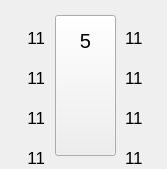
      <widget class="QWidget" name="widget_dispen_5" native="true">
       <property name="geometry">
        <rect>
         <x>669</x>
         <y>7</y>
         <width>167</width>
         <height>169</height>
        </rect>
       </property>
       <property name="minimumSize">
        <size>
         <width>0</width>
         <height>0</height>
        </size>
       </property>
       <property name="font">
        <font>
         <stylestrategy>PreferAntialias</stylestrategy>
        </font>
       </property>
       <widget class="QLabel" name="label_gun_5_2">
        <property name="geometry">
         <rect>
          <x>128</x>
          <y>5</y>
          <width>25</width>
          <height>25</height>
         </rect>
        </property>
        <property name="font">
         <font>
          <stylestrategy>PreferAntialias</stylestrategy>
         </font>
        </property>
        <property name="styleSheet">
         <string notr="true">border-image: url(:/picture/gasgun_green_R.png);</string>
        </property>
        <property name="text">
         <string/>
        </property>
       </widget>
       <widget class="QLabel" name="label_gun_5_4">
        <property name="geometry">
         <rect>
          <x>128</x>
          <y>45</y>
          <width>25</width>
          <height>25</height>
         </rect>
        </property>
        <property name="font">
         <font>
          <stylestrategy>PreferAntialias</stylestrategy>
         </font>
        </property>
        <property name="styleSheet">
         <string notr="true">border-image: url(:/picture/gasgun_green_R.png);</string>
        </property>
        <property name="text">
         <string/>
        </property>
       </widget>
       <widget class="QLabel" name="label_gun_5_1">
        <property name="geometry">
         <rect>
          <x>14</x>
          <y>5</y>
          <width>25</width>
          <height>25</height>
         </rect>
        </property>
        <property name="font">
         <font>
          <stylestrategy>PreferAntialias</stylestrategy>
         </font>
        </property>
        <property name="styleSheet">
         <string notr="true">border-image: url(:/picture/gasgun_green_L.png);</string>
        </property>
        <property name="text">
         <string/>
        </property>
       </widget>
       <widget class="QLabel" name="label_gun_5_3">
        <property name="geometry">
         <rect>
          <x>14</x>
          <y>45</y>
          <width>25</width>
          <height>25</height>
         </rect>
        </property>
        <property name="font">
         <font>
          <stylestrategy>PreferAntialias</stylestrategy>
         </font>
        </property>
        <property name="styleSheet">
         <string notr="true">border-image: url(:/picture/gasgun_green_L.png);</string>
        </property>
        <property name="text">
         <string/>
        </property>
       </widget>
       <widget class="QLabel" name="label_dispen_5">
        <property name="geometry">
         <rect>
          <x>45</x>
          <y>10</y>
          <width>81</width>
          <height>151</height>
         </rect>
        </property>
        <property name="font">
         <font>
          <stylestrategy>PreferAntialias</stylestrategy>
         </font>
        </property>
        <property name="styleSheet">
         <string notr="true">border-image: url(:/picture/jiayouji.png);</string>
        </property>
        <property name="text">
         <string/>
        </property>
       </widget>
       <widget class="QToolButton" name="toolButton_dispen_5">
        <property name="geometry">
         <rect>
          <x>55</x>
          <y>15</y>
          <width>61</width>
          <height>141</height>
         </rect>
        </property>
        <property name="font">
         <font>
          <stylestrategy>PreferAntialias</stylestrategy>
         </font>
        </property>
        <property name="styleSheet">
         <string notr="true">border-image: url(:/picture/touming.png);</string>
        </property>
        <property name="text">
         <string/>
        </property>
       </widget>
       <widget class="QLabel" name="label_gun_5_4u">
        <property name="geometry">
         <rect>
          <x>128</x>
          <y>45</y>
          <width>25</width>
          <height>25</height>
         </rect>
        </property>
        <property name="font">
         <font>
          <stylestrategy>PreferAntialias</stylestrategy>
         </font>
        </property>
        <property name="styleSheet">
         <string notr="true">border-image: url(:/picture/gasgun_blue_R.png);</string>
        </property>
        <property name="text">
         <string/>
        </property>
       </widget>
       <widget class="QLabel" name="label_gun_5_3u">
        <property name="geometry">
         <rect>
          <x>14</x>
          <y>45</y>
          <width>25</width>
          <height>25</height>
         </rect>
        </property>
        <property name="font">
         <font>
          <stylestrategy>PreferAntialias</stylestrategy>
         </font>
        </property>
        <property name="styleSheet">
         <string notr="true">border-image: url(:/picture/gasgun_blue_L.png);</string>
        </property>
        <property name="text">
         <string/>
        </property>
       </widget>
       <widget class="QLabel" name="label_gun_5_2u">
        <property name="geometry">
         <rect>
          <x>128</x>
          <y>5</y>
          <width>25</width>
          <height>25</height>
         </rect>
        </property>
        <property name="font">
         <font>
          <stylestrategy>PreferAntialias</stylestrategy>
         </font>
        </property>
        <property name="styleSheet">
         <string notr="true">border-image: url(:/picture/gasgun_blue_R.png);</string>
        </property>
        <property name="text">
         <string/>
        </property>
       </widget>
       <widget class="QLabel" name="label_gun_5_1u">
        <property name="geometry">
         <rect>
          <x>14</x>
          <y>5</y>
          <width>25</width>
          <height>25</height>
         </rect>
        </property>
        <property name="font">
         <font>
          <stylestrategy>PreferAntialias</stylestrategy>
         </font>
        </property>
        <property name="styleSheet">
         <string notr="true">border-image: url(:/picture/gasgun_blue_L.png);</string>
        </property>
        <property name="text">
         <string/>
        </property>
       </widget>
       <widget class="QLabel" name="label_gun_5_5">
        <property name="geometry">
         <rect>
          <x>14</x>
          <y>85</y>
          <width>25</width>
          <height>25</height>
         </rect>
        </property>
        <property name="font">
         <font>
          <stylestrategy>PreferAntialias</stylestrategy>
         </font>
        </property>
        <property name="styleSheet">
         <string notr="true">border-image: url(:/picture/gasgun_green_L.png);</string>
        </property>
        <property name="text">
         <string/>
        </property>
       </widget>
       <widget class="QLabel" name="label_gun_5_6">
        <property name="geometry">
         <rect>
          <x>128</x>
          <y>85</y>
          <width>25</width>
          <height>25</height>
         </rect>
        </property>
        <property name="font">
         <font>
          <stylestrategy>PreferAntialias</stylestrategy>
         </font>
        </property>
        <property name="styleSheet">
         <string notr="true">border-image: url(:/picture/gasgun_green_R.png);</string>
        </property>
        <property name="text">
         <string/>
        </property>
       </widget>
       <widget class="QLabel" name="label_gun_5_6u">
        <property name="geometry">
         <rect>
          <x>128</x>
          <y>85</y>
          <width>25</width>
          <height>25</height>
         </rect>
        </property>
        <property name="font">
         <font>
          <stylestrategy>PreferAntialias</stylestrategy>
         </font>
        </property>
        <property name="styleSheet">
         <string notr="true">border-image: url(:/picture/gasgun_blue_R.png);</string>
        </property>
        <property name="text">
         <string/>
        </property>
       </widget>
       <widget class="QLabel" name="label_gun_5_5u">
        <property name="geometry">
         <rect>
          <x>14</x>
          <y>85</y>
          <width>25</width>
          <height>25</height>
         </rect>
        </property>
        <property name="font">
         <font>
          <stylestrategy>PreferAntialias</stylestrategy>
         </font>
        </property>
        <property name="styleSheet">
         <string notr="true">border-image: url(:/picture/gasgun_blue_L.png);</string>
        </property>
        <property name="text">
         <string/>
        </property>
       </widget>
       <widget class="QLabel" name="label_gun_5_7u">
        <property name="geometry">
         <rect>
          <x>14</x>
          <y>125</y>
          <width>25</width>
          <height>25</height>
         </rect>
        </property>
        <property name="font">
         <font>
          <stylestrategy>PreferAntialias</stylestrategy>
         </font>
        </property>
        <property name="styleSheet">
         <string notr="true">border-image: url(:/picture/gasgun_blue_L.png);</string>
        </property>
        <property name="text">
         <string/>
        </property>
       </widget>
       <widget class="QLabel" name="label_gun_5_8u">
        <property name="geometry">
         <rect>
          <x>128</x>
          <y>125</y>
          <width>25</width>
          <height>25</height>
         </rect>
        </property>
        <property name="font">
         <font>
          <stylestrategy>PreferAntialias</stylestrategy>
         </font>
        </property>
        <property name="styleSheet">
         <string notr="true">border-image: url(:/picture/gasgun_blue_R.png);</string>
        </property>
        <property name="text">
         <string/>
        </property>
       </widget>
       <widget class="QLabel" name="label_gun_5_7">
        <property name="geometry">
         <rect>
          <x>14</x>
          <y>125</y>
          <width>25</width>
          <height>25</height>
         </rect>
        </property>
        <property name="font">
         <font>
          <stylestrategy>PreferAntialias</stylestrategy>
         </font>
        </property>
        <property name="styleSheet">
         <string notr="true">border-image: url(:/picture/gasgun_green_L.png);</string>
        </property>
        <property name="text">
         <string/>
        </property>
       </widget>
       <widget class="QLabel" name="label_gun_5_8">
        <property name="geometry">
         <rect>
          <x>128</x>
          <y>125</y>
          <width>25</width>
          <height>25</height>
         </rect>
        </property>
        <property name="font">
         <font>
          <stylestrategy>PreferAntialias</stylestrategy>
         </font>
        </property>
        <property name="styleSheet">
         <string notr="true">border-image: url(:/picture/gasgun_green_R.png);</string>
        </property>
        <property name="text">
         <string/>
        </property>
       </widget>
       <widget class="QLabel" name="label_map_34">
        <property name="geometry">
         <rect>
          <x>10</x>
          <y>68</y>
          <width>35</width>
          <height>19</height>
         </rect>
        </property>
        <property name="font">
         <font>
          <pointsize>13</pointsize>
          <stylestrategy>PreferAntialias</stylestrategy>
         </font>
        </property>
        <property name="text">
         <string>11</string>
        </property>
        <property name="alignment">
         <set>Qt::AlignRight|Qt::AlignTrailing|Qt::AlignVCenter</set>
        </property>
       </widget>
       <widget class="QLabel" name="label_map_33">
        <property name="geometry">
         <rect>
          <x>125</x>
          <y>28</y>
          <width>35</width>
          <height>19</height>
         </rect>
        </property>
        <property name="font">
         <font>
          <pointsize>13</pointsize>
          <stylestrategy>PreferAntialias</stylestrategy>
         </font>
        </property>
        <property name="text">
         <string>11</string>
        </property>
       </widget>
       <widget class="QLabel" name="label_map_35">
        <property name="geometry">
         <rect>
          <x>125</x>
          <y>68</y>
          <width>35</width>
          <height>19</height>
         </rect>
        </property>
        <property name="font">
         <font>
          <pointsize>13</pointsize>
          <stylestrategy>PreferAntialias</stylestrategy>
         </font>
        </property>
        <property name="text">
         <string>11</string>
        </property>
       </widget>
       <widget class="QLabel" name="label_map_32">
        <property name="geometry">
         <rect>
          <x>10</x>
          <y>28</y>
          <width>35</width>
          <height>19</height>
         </rect>
        </property>
        <property name="font">
         <font>
          <pointsize>13</pointsize>
          <stylestrategy>PreferAntialias</stylestrategy>
         </font>
        </property>
        <property name="text">
         <string>11</string>
        </property>
        <property name="alignment">
         <set>Qt::AlignRight|Qt::AlignTrailing|Qt::AlignVCenter</set>
        </property>
       </widget>
       <widget class="QLabel" name="label_map_39">
        <property name="geometry">
         <rect>
          <x>125</x>
          <y>148</y>
          <width>35</width>
          <height>19</height>
         </rect>
        </property>
        <property name="font">
         <font>
          <pointsize>13</pointsize>
          <stylestrategy>PreferAntialias</stylestrategy>
         </font>
        </property>
        <property name="text">
         <string>11</string>
        </property>
       </widget>
       <widget class="QLabel" name="label_map_38">
        <property name="geometry">
         <rect>
          <x>10</x>
          <y>148</y>
          <width>35</width>
          <height>19</height>
         </rect>
        </property>
        <property name="font">
         <font>
          <pointsize>13</pointsize>
          <stylestrategy>PreferAntialias</stylestrategy>
         </font>
        </property>
        <property name="text">
         <string>11</string>
        </property>
        <property name="alignment">
         <set>Qt::AlignRight|Qt::AlignTrailing|Qt::AlignVCenter</set>
        </property>
       </widget>
       <widget class="QLabel" name="label_map_37">
        <property name="geometry">
         <rect>
          <x>125</x>
          <y>108</y>
          <width>35</width>
          <height>19</height>
         </rect>
        </property>
        <property name="font">
         <font>
          <pointsize>13</pointsize>
          <stylestrategy>PreferAntialias</stylestrategy>
         </font>
        </property>
        <property name="text">
         <string>11</string>
        </property>
       </widget>
       <widget class="QLabel" name="label_map_36">
        <property name="geometry">
         <rect>
          <x>10</x>
          <y>108</y>
          <width>35</width>
          <height>19</height>
         </rect>
        </property>
        <property name="font">
         <font>
          <pointsize>13</pointsize>
          <stylestrategy>PreferAntialias</stylestrategy>
         </font>
        </property>
        <property name="text">
         <string>11</string>
        </property>
        <property name="alignment">
         <set>Qt::AlignRight|Qt::AlignTrailing|Qt::AlignVCenter</set>
        </property>
       </widget>
       <widget class="QLabel" name="label_126">
        <property name="geometry">
         <rect>
          <x>75</x>
          <y>30</y>
          <width>21</width>
          <height>21</height>
         </rect>
        </property>
        <property name="font">
         <font>
          <pointsize>15</pointsize>
          <weight>50</weight>
          <bold>false</bold>
          <stylestrategy>PreferAntialias</stylestrategy>
         </font>
        </property>
        <property name="text">
         <string>5</string>
        </property>
        <property name="alignment">
         <set>Qt::AlignCenter</set>
        </property>
       </widget>
       <zorder>label_gun_5_2</zorder>
       <zorder>label_gun_5_4</zorder>
       <zorder>label_gun_5_1</zorder>
       <zorder>label_gun_5_3</zorder>
       <zorder>label_dispen_5</zorder>
       <zorder>toolButton_dispen_5</zorder>
       <zorder>label_gun_5_4u</zorder>
       <zorder>label_gun_5_3u</zorder>
       <zorder>label_gun_5_2u</zorder>
       <zorder>label_gun_5_1u</zorder>
       <zorder>label_gun_5_5</zorder>
       <zorder>label_gun_5_6</zorder>
       <zorder>label_gun_5_6u</zorder>
       <zorder>label_gun_5_5u</zorder>
       <zorder>label_gun_5_7</zorder>
       <zorder>label_gun_5_8</zorder>
       <zorder>label_gun_5_8u</zorder>
       <zorder>label_gun_5_7u</zorder>
       <zorder>label_map_34</zorder>
       <zorder>label_map_33</zorder>
       <zorder>label_map_35</zorder>
       <zorder>label_map_32</zorder>
       <zorder>label_map_39</zorder>
       <zorder>label_map_38</zorder>
       <zorder>label_map_37</zorder>
       <zorder>label_map_36</zorder>
       <zorder>label_126</zorder>
      </widget>
